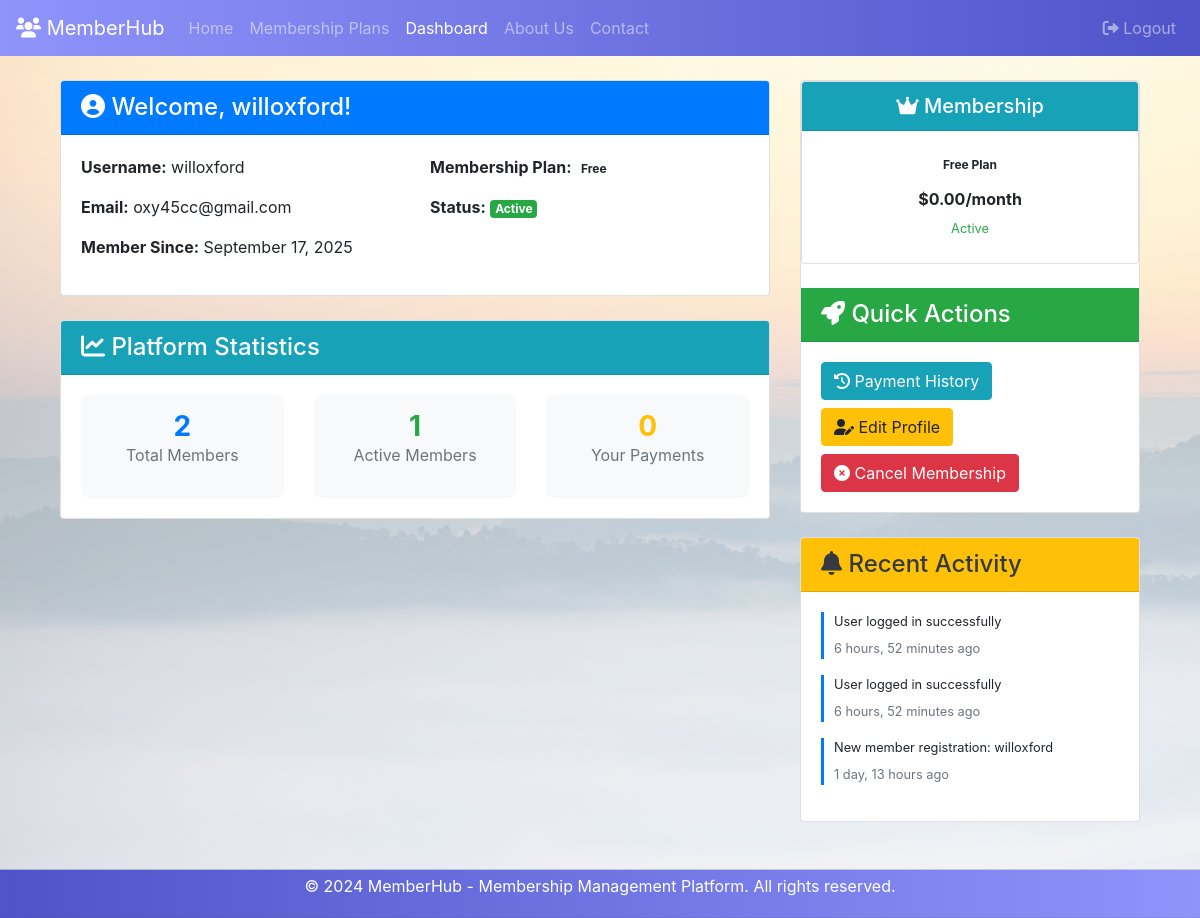
Screenshot of /dashboard/ (signed in) with the database file from the repository.
### membership/models.py (models this page shows, shortened)
class UserMembership(models.Model):
    STATUS_CHOICES = [
        ('active', 'Active'),
        ('inactive', 'Inactive'),
        ('pending', 'Pending'),
        ('cancelled', 'Cancelled'),
    ]
    user = models.OneToOneField(settings.AUTH_USER_MODEL, on_delete=models.CASCADE)
    plan = models.ForeignKey(MembershipPlan, on_delete=models.SET_NULL, null=True)
    stripe_customer_id = models.CharField(max_length=100, blank=True, null=True)
    stripe_subscription_id = models.CharField(max_length=100, blank=True, null=True)
    status = models.CharField(max_length=10, choices=STATUS_CHOICES, default='pending')
    current_period_start = models.DateTimeField(blank=True, null=True)
    current_period_end = models.DateTimeField(blank=True, null=True)
    cancel_at_period_end = models.BooleanField(default=False)
    created_at = models.DateTimeField(blank=True,null=True,auto_now_add=True)
    updated_at = models.DateTimeField(blank=True,null=True,auto_now=True)
    class Meta:
        ordering = ['-created_at']
    @property
    def is_active(self):
        return self.status == 'active'

class MembershipPlan(models.Model):
    TIER_CHOICES = [
        ('bronze', 'Bronze'),
        ('silver', 'Silver'),
        ('gold', 'Gold'),
    ]
    name = models.CharField(max_length=100)
    tier = models.CharField(max_length=10, choices=TIER_CHOICES, unique=True)
    price = models.DecimalField(max_digits=10, decimal_places=2)
    stripe_price_id = models.CharField(max_length=100, blank=True, null=True)
    description = models.TextField()
    max_members = models.PositiveIntegerField(default=50)
    features = models.TextField(help_text="List one feature per line")
    is_active = models.BooleanField(default=True)
    created_at = models.DateTimeField(blank=True,null=True,auto_now_add=True)
    updated_at = models.DateTimeField(blank=True,null=True,auto_now=True)
    class Meta:
        ordering = ['price']

class ActivityLog(models.Model):
    ACTION_CHOICES = [
        ('login', 'Login'),
        ('logout', 'Logout'),
        ('payment', 'Payment'),
        ('profile_update', 'Profile Update'),
        ('membership_change', 'Membership Change'),
        ('password_reset', 'Password Reset'),
    ]
    user = models.ForeignKey(User, on_delete=models.CASCADE)
    action = models.CharField(max_length=20, choices=ACTION_CHOICES)
    description = models.TextField()
    ip_address = models.GenericIPAddressField(blank=True, null=True)
    user_agent = models.TextField(blank=True, null=True)
    timestamp = models.DateTimeField(auto_now_add=True)
    class Meta:
        ordering = ['-timestamp']

### membership/views.py (the view)
# urls.py: path('dashboard/', views.dashboard, name='dashboard'),
@login_required
def dashboard(request):
    try:
        user_profile = UserProfile.objects.get(user=request.user)
        user_membership = UserMembership.objects.select_related('plan').get(user=request.user)
        payments = Payment.objects.filter(user=request.user).order_by('-created_at')[:5]
        recent_activity = ActivityLog.objects.filter(user=request.user).order_by('-timestamp')[:10]
        total_members = User.objects.filter(userprofile__user_type="member").count()
        active_members = UserMembership.objects.filter(status='active').count()
        context = {
            'user_profile': user_profile,
            'user_membership': user_membership,
            'payments': payments,
            'recent_activity': recent_activity,
            'total_members': total_members,
            'active_members': active_members,
        }
    except (UserProfile.DoesNotExist, UserMembership.DoesNotExist):
        user_profile = None
        user_membership = None
        context = {
            'user_profile': user_profile,
            'user_membership': user_membership,
            'payments': [],
            'recent_activity': [],
            'total_members': User.objects.filter(userprofile__user_type='member').count(),
            'active_members': UserMembership.objects.filter(status='active').count(),
        }
        messages.info(request, 'Complete your profile and choose a membership plan!')
    return render(request, 'dashboard.html', context)

### templates/dashboard.html (shortened to what this page needs)
{% extends 'base.html' %}
{% load static %}
{% block content %}
<div class="container mt-4">
    <div class="row">
        <div class="col-md-8">
            <div class="card mb-4">
                <div class="card-header bg-primary text-white">
                    <h4 class="mb-0"><i class="fas fa-user-circle"></i> Welcome, {{ user.username }}!</h4>
                </div>
                <div class="card-body">
                    <div class="row">
                        <div class="col-md-6">
                            <p><strong>Username:</strong> {{ user.username }}</p>
                            <p><strong>Email:</strong> {{ user.email }}</p>
                            <p><strong>Member Since:</strong> {{ user.date_joined|date:"F j, Y" }}</p>
                        </div>
                        <div class="col-md-6">
                            {% if user_membership %}
                                <p><strong>Membership Plan:</strong>
                                    <span class="badge badge-{{ user_membership.plan.tier }}">
                                        {{ user_membership.plan.tier|title }}
                                    </span>
                                </p>
                                <p><strong>Status:</strong>
                                    <span class="badge badge-{% if user_membership.is_active %}success{% else %}warning{% endif %}">
                                        {{ user_membership.status|title }}
                                    </span>
                                </p>
                            {% else %}
                                <p><strong>Membership:</strong>
                                    <span class="badge badge-secondary">No Active Plan</span>
                                </p>
                            {% endif %}
                        </div>
                    </div>
                </div>
            </div>
            <div class="card mb-4">
                <div class="card-header bg-info text-white">
                    <h4 class="mb-0"><i class="fas fa-chart-line"></i> Platform Statistics</h4>
                </div>
                <div class="card-body">
                    <div class="row text-center">
                        <div class="col-md-4">
                            <div class="stat-card">
                                <h3 class="text-primary">{{ total_members }}</h3>
                                <p class="text-muted">Total Members</p>
                            </div>
                        </div>
                        <div class="col-md-4">
                            <div class="stat-card">
                                <h3 class="text-success">{{ active_members }}</h3>
                                <p class="text-muted">Active Members</p>
                            </div>
                        </div>
                        <div class="col-md-4">
                            <div class="stat-card">
                                <h3 class="text-warning">{{ payments|length }}</h3>
                                <p class="text-muted">Your Payments</p>
                            </div>
                        </div>
                    </div>
                </div>
            </div>
        </div>
        <div class="col-md-4">
            <div class="card mb-4">
            <div class="card mb-4">
                <div class="card-header bg-info text-white text-center">
                    <h5 class="mb-0"><i class="fas fa-crown"></i> Membership</h5>
                </div>
                <div class="card-body text-center">
                    {% if user_membership and user_membership.plan %}
                        <div class="mb-2">
                            <span class="badge badge-{{ user_membership.plan.tier }} px-3 py-2">
                                {{ user_membership.plan.tier|title }} Plan
                            </span>
                        </div>
                        <p class="mb-1"><strong>${{ user_membership.plan.price }}/month</strong></p>
                        <p class="mb-1 text-{% if user_membership.status == 'active' %}success{% else %}warning{% endif %}">
                            <small>{{ user_membership.get_status_display }}</small>
                        </p>
                    {% else %}
                        <p class="text-muted mb-2">No active membership</p>
                        <a href="{% url 'membership_plans' %}" class="btn btn-success btn-sm">
                            <i class="fas fa-star"></i> Choose Plan
                        </a>
                    {% endif %}
                </div>
            </div>
                <div class="card-header bg-success text-white">
                    <h4 class="mb-0"><i class="fas fa-rocket"></i> Quick Actions</h4>
                </div>
                <div class="card-body">
                    <div class="d-grid gap-2">
                        <a href="{% url 'payment_history' %}" class="btn btn-info mb-2">
                            <i class="fas fa-history"></i> Payment History
                        </a>
                        <a href="{% url 'profile' %}" class="btn btn-warning mb-2">
                            <i class="fas fa-user-edit"></i> Edit Profile
                        </a>
                        {% if user_membership and user_membership.is_active %}
                            <a href="{% url 'cancel_membership' %}" class="btn btn-danger">
                                <i class="fas fa-times-circle"></i> Cancel Membership
                            </a>
                        {% endif %}
                    </div>
                </div>
            </div>
            <div class="card">
                <div class="card-header bg-warning text-dark">
                    <h4 class="mb-0"><i class="fas fa-bell"></i> Recent Activity</h4>
                </div>
                <div class="card-body">
                    {% if recent_activity %}
                        <div class="activity-feed">
                            {% for activity in recent_activity %}
                                <div class="activity-item mb-3">
                                    <div class="activity-content">
                                        <p class="mb-1 small">{{ activity.description }}</p>
                                        <span class="text-muted smaller">{{ activity.timestamp|timesince }} ago</span>
                                    </div>
                                </div>
                            {% endfor %}
                        </div>
                    {% else %}
                        <p class="text-muted">No recent activity</p>
                    {% endif %}
                </div>
            </div>
        </div>
    </div>
</div>
{% endblock %}

### templates/base.html (shortened to what this page needs)
{% load static %}
<!DOCTYPE html>
<html>
<head>
    <link rel="stylesheet" href="https://stackpath.bootstrapcdn.com/bootstrap/4.5.0/css/bootstrap.min.css">
    <link rel="stylesheet" href="https://cdnjs.cloudflare.com/ajax/libs/font-awesome/6.0.0/css/all.min.css">
    <link rel="stylesheet" href="{% static 'styles.css' %}">
</head>
<body>
    <nav style="background: linear-gradient(to left, #4e54c8, #8f94fb);" class="navbar navbar-expand-lg navbar-dark bg-primary">
        <a class="navbar-brand" href="/">
            <i class="fas fa-users"></i> MemberHub
        </a>
        <div class="collapse navbar-collapse" id="navbarNav">
            <ul class="navbar-nav mr-auto">
                <li class="nav-item {% if request.path == '/' %}active{% endif %}">
                    <a class="nav-link" href="/">Home</a>
                </li>
                <li class="nav-item {% if request.path == '/membership/' %}active{% endif %}">
                    <a class="nav-link" href="{% url 'membership_plans' %}">Membership Plans</a>
                </li>
                {% if request.user.is_authenticated %}
                <li class="nav-item {% if request.path == '/dashboard/' %}active{% endif %}">
                    <a class="nav-link" href="{% url 'dashboard' %}">Dashboard</a>
                </li>
                {% endif %}
                <li class="nav-item {% if request.path == '/aboutus/' %}active{% endif %}">
                    <a class="nav-link" href="{% url 'aboutus' %}">About Us</a>
                </li>
                <li class="nav-item {% if request.path == '/contact/' %}active{% endif %}">
                    <a class="nav-link" href="{% url 'contact' %}">Contact</a>
                </li>
            </ul>
            <ul class="navbar-nav ml-auto">
                {% if request.user.is_authenticated %}
                    <li class="nav-item">
                        <a class="nav-link" href="{% url 'logout' %}">
                            <i class="fas fa-sign-out-alt"></i> Logout
                        </a>
                    </li>
                {% endif %}
            </ul>
        </div>
    </nav>
    <main class="container mt-4">
        {% block content %}
        {% endblock %}
    </main>
    <footer style="background: linear-gradient(to right, #4e54c8, #8f94fb);position: sticky;bottom: 0;" class="bg-dark text-white text-center py-1 mt-5">
        <div class="container">
            <p>&copy; 2024 MemberHub - Membership Management Platform. All rights reserved.</p>
        </div>
    </footer>
</body>
</html>

### static/eAcademyApp/styles.css (style rules this page uses)
body { background-image: url("background.png"); background-size: cover; background-repeat: no-repeat; }

### templates/dashboard.html (style rules this page uses)
.stat-card { padding: 15px; border-radius: 8px; background: #f8f9fa; }
.stat-card h3 { margin: 0; font-weight: bold; }
.activity-item { border-left: 3px solid #007bff; padding-left: 10px; }
.smaller { font-size: 0.8rem; }

### rows the page displays
UserMembership: plan.tier "Free", status "Active", plan.price "0.00"
ActivityLog: description "User logged in successfully", timestamp "6 hours, 52 minutes"
ActivityLog: description "User logged in successfully", timestamp "6 hours, 52 minutes"
ActivityLog: description "New member registration: willoxford", timestamp "1 day, 13 hours"

### other values shown
{{ user.username }} "willoxford"
{{ user.email }} "oxy45cc@gmail.com"
{{ user.date_joined|date:"F j, Y" }} "September 17, 2025"
{{ total_members }} "2"
{{ active_members }} "1"
{{ payments|length }} "0"
